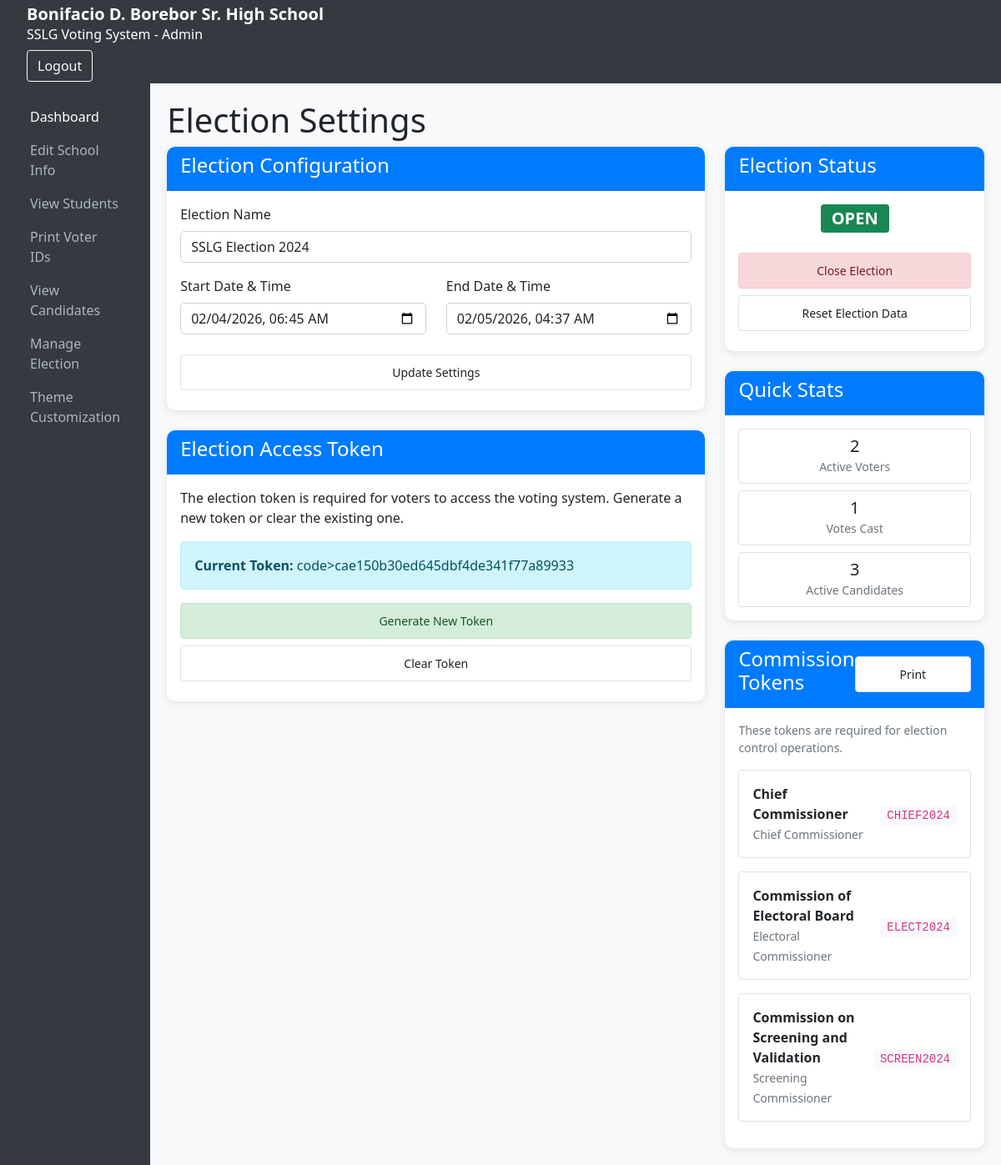
Before: /admin/election.php (signed in) with the older database file.
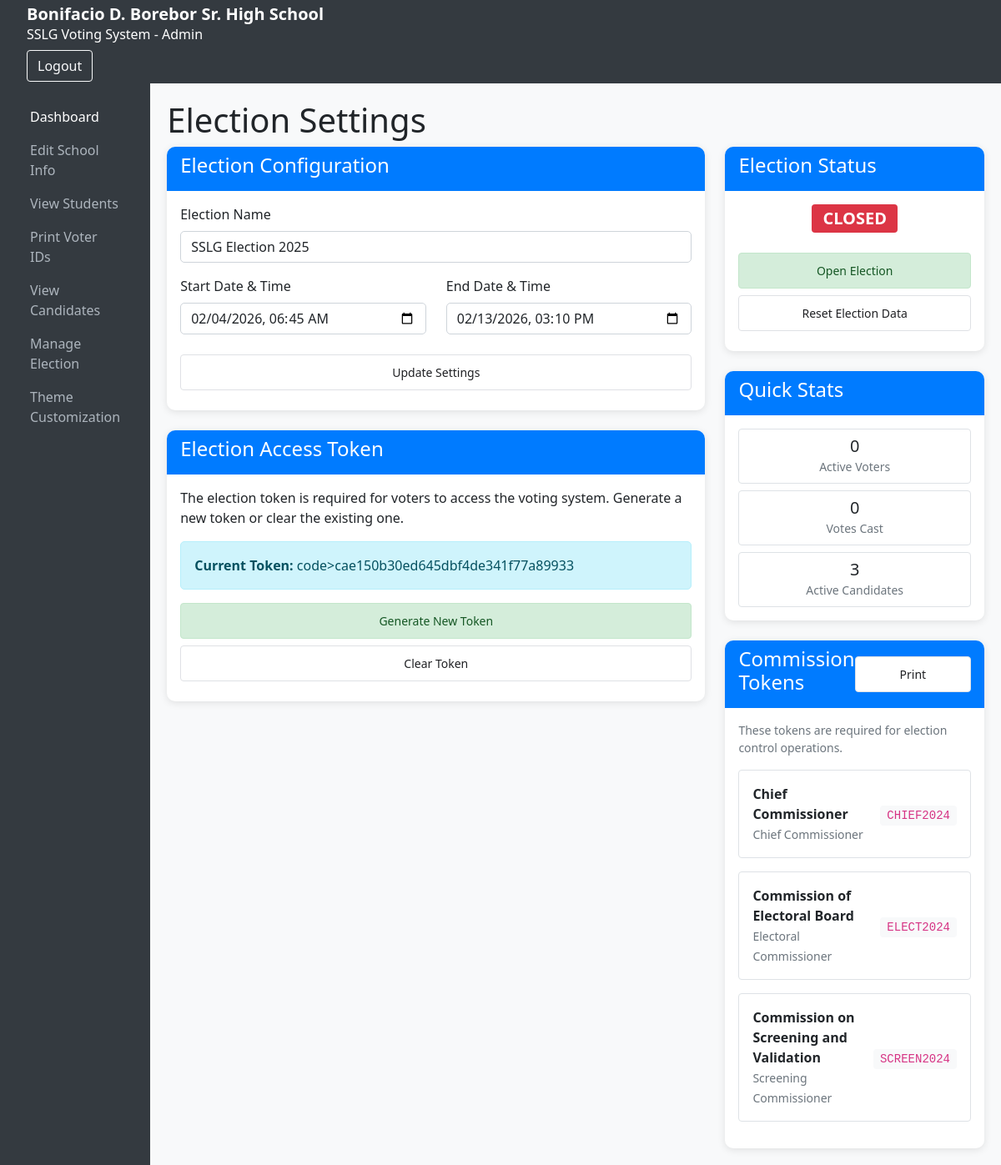
After: the same page with the newer database file.
### tables this page shows
CREATE TABLE election_settings (
            id INTEGER PRIMARY KEY AUTOINCREMENT,
            election_name TEXT NOT NULL DEFAULT 'SSLG Election',
            election_token TEXT,
            is_open INTEGER NOT NULL DEFAULT 0,
            start_date TEXT,
            end_date TEXT,
            created_at TEXT DEFAULT CURRENT_TIMESTAMP,
            updated_at TEXT DEFAULT CURRENT_TIMESTAMP
        , logo_path TEXT, theme_color TEXT DEFAULT '#343a40', allowed_ips TEXT, chief_commissioner_token TEXT, screening_validation_token TEXT, electoral_board_token TEXT);

### admin/election.php (the view, shortened to what the changed rows need)
<?php
$db = getDBConnection();
$election = $db->query("SELECT * FROM election_settings ORDER BY id DESC LIMIT 1")->fetch();
include '../includes/admin_header.php';
include '../includes/admin_sidebar.php';
?>
<div class="admin-content">
    <h1>Election Settings</h1>
    <div class="row">
        <div class="col-md-8">
            <div class="card mb-4">
                <div class="card-body">
                    <form method="POST" action="">
                        <div class="mb-3">
                            <label for="election_name" class="form-label">Election Name</label>
                            <input type="text" class="form-control" id="election_name" name="election_name" value="<?php echo htmlspecialchars($election['election_name'] ?? ''); ?>" required>
                        </div>
                        <div class="row">
                            <div class="col-md-6">
                                <div class="mb-3">
                                    <label for="start_date" class="form-label">Start Date & Time</label>
                                    <input type="datetime-local" class="form-control" id="start_date" name="start_date" value="<?php echo $election['start_date'] ? date('Y-m-d\TH:i', strtotime($election['start_date'])) : ''; ?>">
                                </div>
                            </div>
                            <div class="col-md-6">
                                <div class="mb-3">
                                    <label for="end_date" class="form-label">End Date & Time</label>
                                    <input type="datetime-local" class="form-control" id="end_date" name="end_date" value="<?php echo $election['end_date'] ? date('Y-m-d\TH:i', strtotime($election['end_date'])) : ''; ?>">
                                </div>
                            </div>
                        </div>
                    </form>
                </div>
            </div>
            <div class="card mb-4">
                <div class="card-body">
                    <p>The election token is required for voters to access the voting system. Generate a new token or clear the existing one.</p>
                    <?php if (!empty($election['election_token'])): ?>
                        <div class="alert alert-info">
                            <strong>Current Token:</strong> code><?php echo htmlspecialchars($election['election_token']); ?></code>
                        </div>
                    <?php else: ?>
                        <div class="alert alert-warning">
                            No election token is currently set. Voters will not be able to access the voting system.
                        </div>
                    <?php endif; ?>
                    <form method="POST" class="d-inline">
                        <button type="submit" class="btn btn-success me-2">Generate New Token</button>
                    </form>
                    <?php if (!empty($election['election_token'])): ?>
                        <form method="POST" class="d-inline" onsubmit="return confirm('Are you sure you want to clear the election token? This will prevent voters from accessing the system.')">
                            <button type="submit" class="btn btn-warning">Clear Token</button>
                        </form>
                    <?php endif; ?>
                </div>
            </div>
        </div>
        <div class="col-md-4">
            <div class="card mb-4">
                <div class="card-body text-center">
                    <span class="badge <?php echo $election['is_open'] ? 'bg-success fs-5' : 'bg-danger fs-5'; ?> mb-3">
                        <?php echo $election['is_open'] ? 'OPEN' : 'CLOSED'; ?>
                    </span>
                    <form method="POST" class="d-inline">
                        <button type="submit" class="btn btn-<?php echo $election['is_open'] ? 'danger' : 'success'; ?> w-100 mb-2">
                            <?php echo $election['is_open'] ? 'Close Election' : 'Open Election'; ?>
                        </button>
                    </form>
                    <button type="button" class="btn btn-warning w-100" data-bs-toggle="modal" data-bs-target="#resetModal">
                        Reset Election Data
                    </button>
                </div>
            </div>
            <div class="card">
                <div class="card-body">
                    <?php
                    $total_voters = $db->query("SELECT COUNT(*) FROM users WHERE role = 'voter' AND is_active = 1")->fetchColumn();
                    $total_votes = $db->query("SELECT COUNT(DISTINCT voter_id) FROM votes")->fetchColumn();
                    ?>
                    <div class="row text-center">
                        <div class="col-12 mb-2">
                            <div class="border rounded p-2">
                                <div class="h5 mb-0"><?php echo $total_voters; ?></div>
                                <small class="text-muted">Active Voters</small>
                            </div>
                        </div>
                        <div class="col-12 mb-2">
                            <div class="border rounded p-2">
                                <div class="h5 mb-0"><?php echo $total_votes; ?></div>
                                <small class="text-muted">Votes Cast</small>
                            </div>
                        </div>
                    </div>
                </div>
            </div>
        </div>
    </div>
</div>
<?php include '../includes/admin_footer.php'; ?>

Changed rows visible on the page:
changed election_settings "cae150b30ed645dbf4de341f77a89933": election_name "SSLG Election 2024" → "SSLG Election 2025"; end_date "02/05/2026 04:37" → "02/13/2026 15:10"; is_open 1 → 0 (drawn)
Other visible differences:
$total_voters: "2" → "0"
$total_votes: "1" → "0"
text no longer shown: "OPEN Close Election"
text now shown: "CLOSED Open Election"
